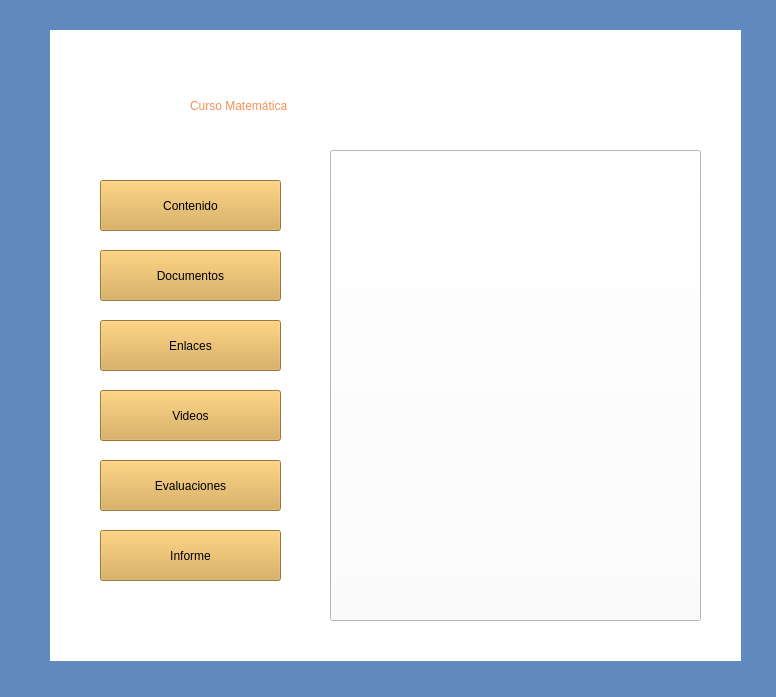
<?xml version="1.0" encoding="UTF-8"?>
<ui version="4.0">
 <class>CURSOS</class>
 <widget class="QWidget" name="CURSOS">
  <property name="geometry">
   <rect>
    <x>0</x>
    <y>0</y>
    <width>776</width>
    <height>697</height>
   </rect>
  </property>
  <property name="windowTitle">
   <string>Form</string>
  </property>
  <property name="styleSheet">
   <string notr="true">background-color: rgb(96, 137, 191);</string>
  </property>
  <widget class="QLabel" name="label">
   <property name="geometry">
    <rect>
     <x>50</x>
     <y>30</y>
     <width>691</width>
     <height>631</height>
    </rect>
   </property>
   <property name="styleSheet">
    <string notr="true">background-color: rgb(255, 255, 255);</string>
   </property>
   <property name="text">
    <string/>
   </property>
  </widget>
  <widget class="QLabel" name="nombreCursos">
   <property name="geometry">
    <rect>
     <x>190</x>
     <y>80</y>
     <width>451</width>
     <height>51</height>
    </rect>
   </property>
   <property name="styleSheet">
    <string notr="true">font: 700 36pt &quot;Segoe UI&quot;;
color: rgb(242, 144, 87);
background-color: rgb(255, 255, 255);</string>
   </property>
   <property name="text">
    <string>Curso Matemática</string>
   </property>
  </widget>
  <widget class="QPushButton" name="pushButton_6">
   <property name="geometry">
    <rect>
     <x>330</x>
     <y>150</y>
     <width>371</width>
     <height>471</height>
    </rect>
   </property>
   <property name="styleSheet">
    <string notr="true">background-color: rgb(255, 255, 255);
border-image: url(:/prefijoNuevo/m2.jpg);
background-image: url(:/prefijoNuevo/m2.jpg);
</string>
   </property>
   <property name="text">
    <string/>
   </property>
  </widget>
  <widget class="QPushButton" name="pushButton_2">
   <property name="geometry">
    <rect>
     <x>100</x>
     <y>180</y>
     <width>181</width>
     <height>51</height>
    </rect>
   </property>
   <property name="styleSheet">
    <string notr="true">background-color: rgb(217, 167, 74);
font: 700 14pt &quot;Segoe UI&quot;;</string>
   </property>
   <property name="text">
    <string>Contenido</string>
   </property>
  </widget>
  <widget class="QPushButton" name="pushButton_3">
   <property name="geometry">
    <rect>
     <x>100</x>
     <y>250</y>
     <width>181</width>
     <height>51</height>
    </rect>
   </property>
   <property name="styleSheet">
    <string notr="true">background-color: rgb(217, 167, 74);
font: 700 14pt &quot;Segoe UI&quot;;</string>
   </property>
   <property name="text">
    <string>Documentos</string>
   </property>
  </widget>
  <widget class="QPushButton" name="pushButton_7">
   <property name="geometry">
    <rect>
     <x>100</x>
     <y>320</y>
     <width>181</width>
     <height>51</height>
    </rect>
   </property>
   <property name="styleSheet">
    <string notr="true">background-color: rgb(217, 167, 74);
font: 700 14pt &quot;Segoe UI&quot;;</string>
   </property>
   <property name="text">
    <string>Enlaces</string>
   </property>
  </widget>
  <widget class="QPushButton" name="pushButton_4">
   <property name="geometry">
    <rect>
     <x>100</x>
     <y>460</y>
     <width>181</width>
     <height>51</height>
    </rect>
   </property>
   <property name="styleSheet">
    <string notr="true">background-color: rgb(217, 167, 74);
font: 700 14pt &quot;Segoe UI&quot;;</string>
   </property>
   <property name="text">
    <string>Evaluaciones</string>
   </property>
  </widget>
  <widget class="QPushButton" name="pushButton">
   <property name="geometry">
    <rect>
     <x>100</x>
     <y>390</y>
     <width>181</width>
     <height>51</height>
    </rect>
   </property>
   <property name="styleSheet">
    <string notr="true">background-color: rgb(217, 167, 74);
font: 700 14pt &quot;Segoe UI&quot;;</string>
   </property>
   <property name="text">
    <string>Videos</string>
   </property>
  </widget>
  <widget class="QPushButton" name="pushButton_5">
   <property name="geometry">
    <rect>
     <x>100</x>
     <y>530</y>
     <width>181</width>
     <height>51</height>
    </rect>
   </property>
   <property name="styleSheet">
    <string notr="true">background-color: rgb(217, 167, 74);
font: 700 14pt &quot;Segoe UI&quot;;</string>
   </property>
   <property name="text">
    <string>Informe</string>
   </property>
  </widget>
 </widget>
 <resources>
  <include location="imagenes/mate.jpg"/>
 </resources>
 <connections/>
</ui>
